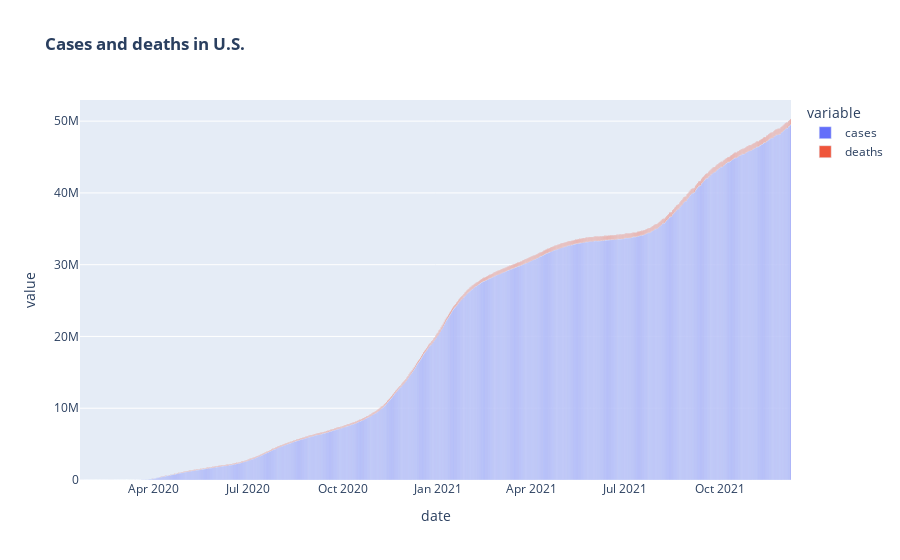

Notebook code for this chart:
### Markdown cell above
# EDA

### Code cell
px.bar(data_frame=us_data, y=['cases','deaths'],x='date',title = '<b>Cases and deaths in U.S.<b>')

### Figure 1 — Plotly figure (JSON) as saved in the notebook; plotly's stock layout.template omitted (floating-point values rounded to 4 significant figures; data arrays with more than 128 entries replaced by an {"elided": "..."} marker saying what was removed)
{"data": [{"alignmentgroup": "True", "hovertemplate": "variable=cases<br>date=%{x}<br>value=%{y}<extra></extra>", "legendgroup": "cases", "marker": {"color": "#636efa"}, "name": "cases", "offsetgroup": "cases", "orientation": "v", "showlegend": true, "textposition": "auto", "type": "bar", "x": {"elided": "688 str values"}, "xaxis": "x", "y": {"elided": "688 int values"}, "yaxis": "y"}, {"alignmentgroup": "True", "hovertemplate": "variable=deaths<br>date=%{x}<br>value=%{y}<extra></extra>", "legendgroup": "deaths", "marker": {"color": "#EF553B"}, "name": "deaths", "offsetgroup": "deaths", "orientation": "v", "showlegend": true, "textposition": "auto", "type": "bar", "x": {"elided": "688 str values"}, "xaxis": "x", "y": {"elided": "688 int values"}, "yaxis": "y"}], "layout": {"barmode": "relative", "legend": {"title": {"text": "variable"}, "tracegroupgap": 0}, "title": {"text": "<b>Cases and deaths in U.S.<b>"}, "xaxis": {"anchor": "y", "domain": [0, 1], "title": {"text": "date"}}, "yaxis": {"anchor": "x", "domain": [0, 1], "title": {"text": "value"}}}}
